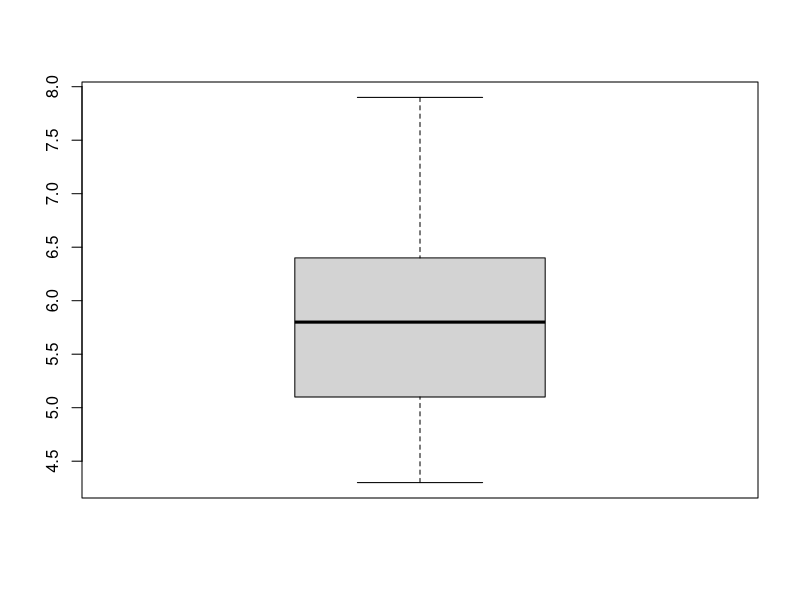

R code for this plot:
df <- airquality # airquality 라는 내장 데이터
View(df)
str(df)

is.na(df)             #결측이 있으면 TRUE 반환
sum(is.na(df$Ozone)) #Ozone에 결측값 이 얼마나 있는 지 더해라 
sum(is.na(df))
colSums(is.na(df)) #column 별로, 결측값이 몇 개있는 지 세서 제시해라

df_naomit <- na.omit(df) #df에서 결측값을 없앤 것을 새로운 변수 df_namoit에 저장해
colSums(is.na(df_naomit))

# 이상치
boxplot(iris$Sepal.Length)

# scaler 
mean(iris$Sepal.Length)
sd(iris$Sepal.Length)
iris$Sepal.Length_scale <- scale(iris$Sepal.Length)
mean(iris$Sepal.Length_scale)
sd(iris$Sepal.Length_scale)


# cbind, rbind 
length <- cbind(iris$Sepal.Length, iris$Petal.Length)
length



iris_25 <- iris[1:25, ]
str(iris_25)
iris_50 <- iris[26:50, ]
str(iris_50)
iris_25_50 <- rbind(iris_25, iris_50)
str(iris_25_50)

